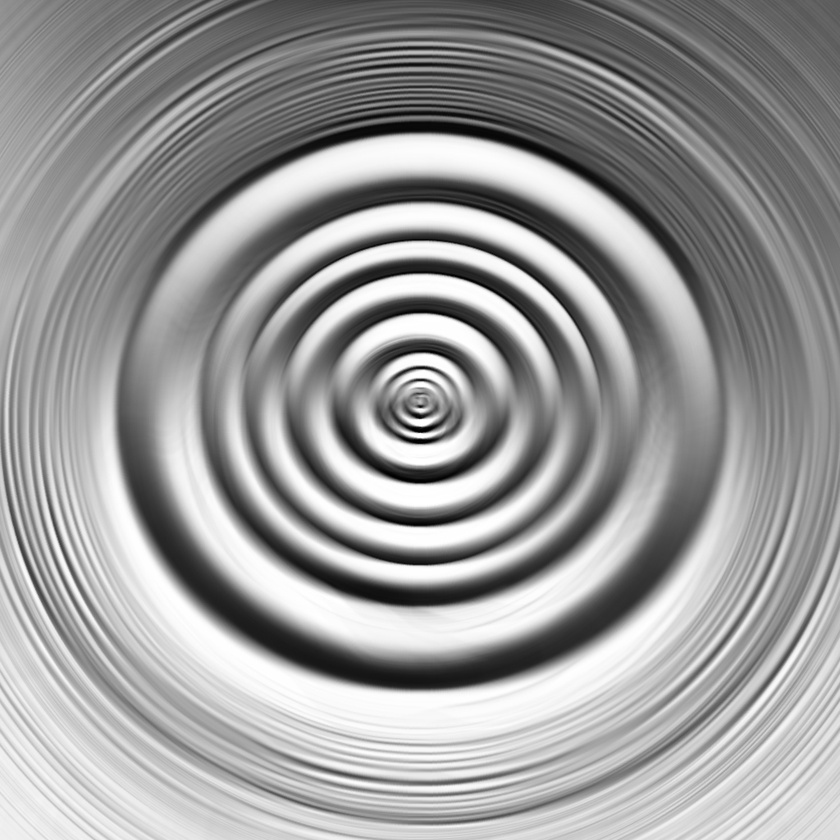
#> input picture backend/assets/wave/wave.jpg, 840 x 840 px, shrunk from 1024 x 1024 before the run
$ python -i apply_edge_detection.py   (imports and definitions only)   (older library calls are emulated)
#> lines starting #> are read from the running program, lines starting #| are printed output that depends on the picture
#> further down, picture is the input picture: shape (840, 840, 3); min 0, max 255, mean 154.2
import cv2
import numpy as np
from PIL import Image

def apply_edge_detection(img, edge_detection=True, method='canny', threshold1=50, threshold2=150, kernel_size=3, alpha=0.5):
    """
    Fügt eine professionelle Kantenhervorhebung hinzu, die verschiedene Methoden unterstützt:
    Canny, Sobel, Laplacian.

    :param img: Eingabebild (PIL.Image oder numpy Array).
    :param edge_detection: Aktiviert oder deaktiviert die Kantenhervorhebung.
    :param method: Die Methode zur Kantenbestimmung ('canny', 'sobel', 'laplacian').
    :param threshold1: Erstes Threshold für Canny (nur bei Canny verwendet).
    :param threshold2: Zweites Threshold für Canny (nur bei Canny verwendet).
    :param kernel_size: Kernel-Größe für den Sobel oder Laplacian-Operator.
    :param alpha: Gewichtung des Kantenbildes (zwischen 0 und 1).
    :return: Das Bild mit angewandter Kantenhervorhebung.
    """
#> called with edge_detection = True, method = 'canny', threshold1 = 50, threshold2 = 150, kernel_size = 3, alpha = 0.5
    # Überprüfen, ob das Bild ein PIL-Image ist und es in ein NumPy-Array umwandeln
    if isinstance(img, Image.Image):
        img_array = np.array(img)
    else:
        img_array = img

    # Kantenhervorhebung nur anwenden, wenn aktiviert
    if edge_detection:
        # Bild in Graustufen konvertieren
        gray_img = cv2.cvtColor(img_array, cv2.COLOR_RGB2GRAY)

        # Auswahl der Methode zur Kantenbestimmung
        if method == 'canny':
            # Canny-Algorithmus für Kantenbestimmung
            edges = cv2.Canny(gray_img, threshold1, threshold2)
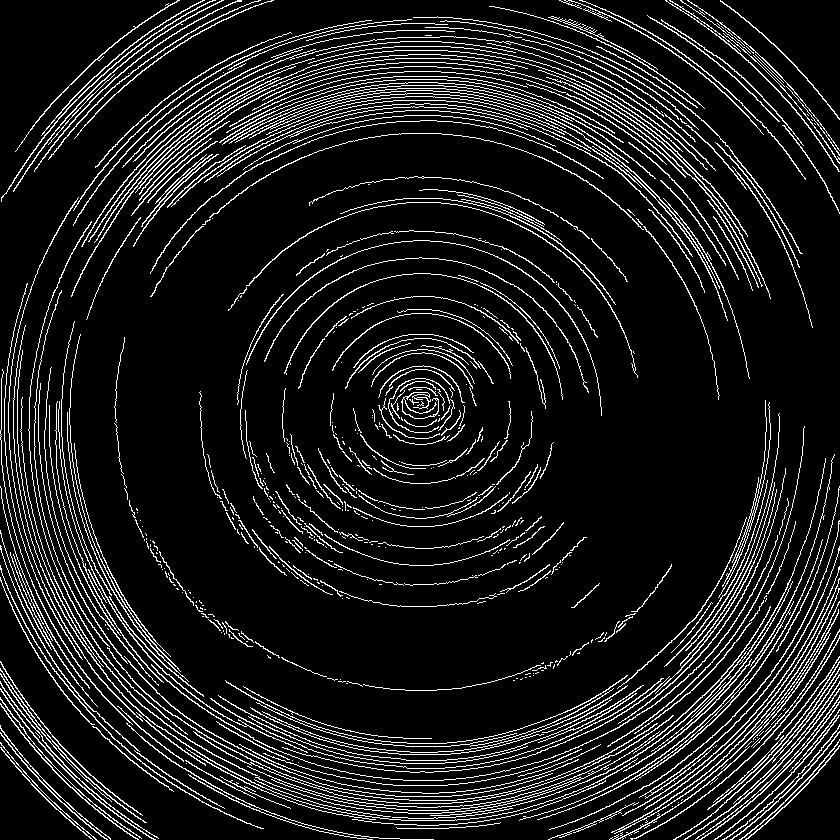
#> edges: shape (840, 840); 10.9% white in thin lines or dots
        elif method == 'sobel':
            # Sobel-Operator für Kantenbestimmung (horizontal und vertikal)
            grad_x = cv2.Sobel(gray_img, cv2.CV_64F, 1, 0, ksize=kernel_size)
            grad_y = cv2.Sobel(gray_img, cv2.CV_64F, 0, 1, ksize=kernel_size)
            edges = cv2.magnitude(grad_x, grad_y)
            edges = np.uint8(np.clip(edges, 0, 255))  # Normalisieren
        elif method == 'laplacian':
            # Laplacian-Operator für Kantenbestimmung
            edges = cv2.Laplacian(gray_img, cv2.CV_64F, ksize=kernel_size)
            edges = np.uint8(np.clip(edges, 0, 255))  # Normalisieren
        else:
            raise ValueError(f"Unbekannte Methode: {method}. Verwende 'canny', 'sobel' oder 'laplacian'.")

        # Kanten wieder in RGB umwandeln, um sie mit dem Originalbild zu kombinieren
        edges_rgb = cv2.cvtColor(edges, cv2.COLOR_GRAY2RGB)
#> edges_rgb: shape (840, 840, 3); 10.9% white in thin lines or dots

        # Kanten mit dem Originalbild kombinieren (weighted addition)
        img_array = cv2.addWeighted(img_array, 1.0, edges_rgb, alpha, 0)
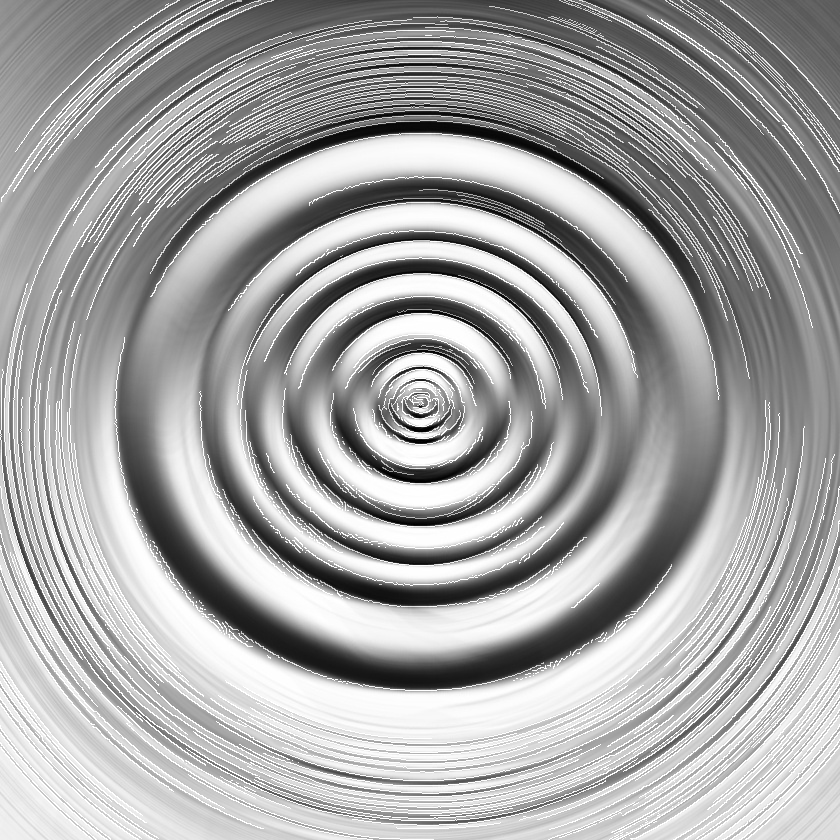
#> img_array: shape (840, 840, 3); min 0, max 255, mean 164.7

    # Rückgabe: Falls das Bild ein PIL-Image war, wieder in dieses Format umwandeln
    if isinstance(img, Image.Image):
        img_array = Image.fromarray(img_array)

    return img_array

>>> import cv2
>>> picture = cv2.cvtColor(cv2.imread('../../assets/wave/wave.jpg'), cv2.COLOR_BGR2RGB)
>>> result = apply_edge_detection(picture)
